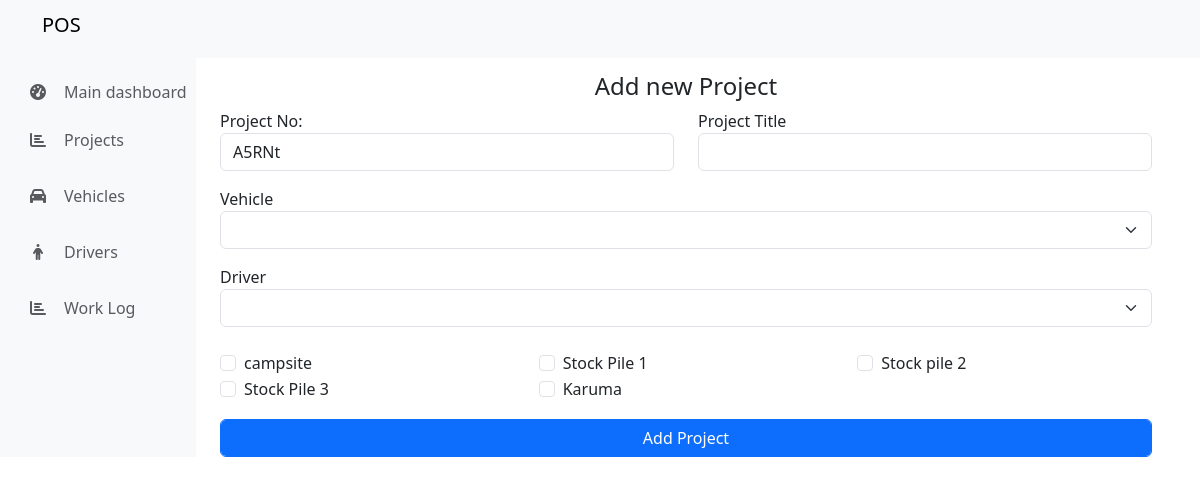
Screenshot of /POS/add_project.php with the database file from the repository.
### tables this page shows
CREATE TABLE `destinations` (
  `id` int(11) NOT NULL,
  `dest_name` varchar(255) NOT NULL,
  `dest_length` varchar(255) NOT NULL
);

### POS/data/vehicles.php (called while the page is built, shortened)
<?php
function getAllVehicles($conn){
    $sql = "SELECT * FROM vehicles";
    $stmt = $conn->prepare($sql);
    $stmt->execute();
    if($stmt->rowCount()>=1){
        $vehicles = $stmt->fetchAll();
        return $vehicles;
    }else{
        return 0;
    }
}
?>

### POS/data/drivers.php (called while the page is built, shortened)
<?php
function getAllDrivers($conn){
    $sql = "SELECT * FROM drivers";
    $stmt = $conn->prepare($sql);
    $stmt->execute();
    if($stmt->rowCount()>=1){
        $drivers = $stmt->fetchAll();
        return $drivers;
    }else{
        return 0;
    }
}
?>

### POS/data/destination.php (called while the page is built, shortened)
<?php
function getAllDestinations($conn){
    $sql = "SELECT * FROM destinations";
    $stmt = $conn->prepare($sql);
    $stmt->execute();
    if($stmt->rowCount()>=1){
        $destinations = $stmt->fetchAll();
        return $destinations;
    }else{
        return 0;
    }
}
?>

### POS/add_project.php (the view, shortened to what this page needs)
<?php
require('include/header.php');
include("include/dbcon.php");
include("data/vehicles.php");
include("data/drivers.php");
include("data/destination.php");
$vehicles = getAllVehicles($conn);
$drivers = getAllDrivers($conn);
$destinations = getAllDestinations($conn);
?>
<div class="row container-fluid mt-5">
    <div class="col-md-2 bg-light">
        <?php require('include/sidenav.php') ?>
    </div>
    <div class="col-md-10">
        <div class="container">
            <div class="col-md-12 mt-4">
                <h4 class="text-center">Add new Project</h4>
                <form action="code.php" method="POST">
                    <div class="row">
                        <div class="col-md-6">
                            <div class="form-group">
                                <label>Project No:</label>
                                <input id="uniqueValue" readonly type="text" class="form-control" name="project_number"
                                    required>
                            </div>
                        </div>
                        <div class="col-md-6">
                            <div class="form-group">
                                <label for="input2">Project Title</label>
                                <input type="text" class="form-control" name="project_title">
                            </div>
                        </div>
                    </div>
                    <div class="form-group mt-3">
                        <label>Vehicle</label>
                        <select class="form-select" name="vehicle" required>
                            <option selected></option>
                            <?php foreach ($vehicles as $vehicle): ?>
                                <option value="<?= $vehicle['id'] ?>"><?= $vehicle['vehicle_name']; ?>
                                </option>
                            <?php endforeach; ?>
                        </select>
                    </div>
                    <div class="form-group mt-3">
                        <label>Driver</label>
                        <select class="form-select" name="dv" required>
                            <option selected></option>
                            <?php foreach ($drivers as $dv): ?>
                                <option value="<?= $dv['id'] ?>"><?= $dv['username']; ?>
                                </option>
                            <?php endforeach; ?>
                        </select>
                    </div>
                    <div class="row mt-4">
                        <?php foreach ($destinations as $destination): ?>
                            <div class="col-md-4">
                                <div class="form-check">
                                    <input class="form-check-input" type="checkbox" name="destination[]"
                                        value="<?= $destination['id'] ?>">
                                    <label class="form-check-label">
                                        <?= $destination['dest_name'] ?>
                                    </label>
                                </div>
                            </div>
                        <?php endforeach; ?>
                    </div>
                    <div class="form-group mt-3">
                        <button type="submit" name="add_project" class="btn btn-primary form-control">Add
                            Project</button>
                    </div>
                </form>
            </div>
        </div>
    </div>
</div>
<?php require('include/footer.php') ?>

### rows the page displays
destinations: dest_name "campsite"
destinations: dest_name "Stock Pile 1"
destinations: dest_name "Stock pile 2"
destinations: dest_name "Stock Pile 3"
destinations: dest_name "Karuma"
